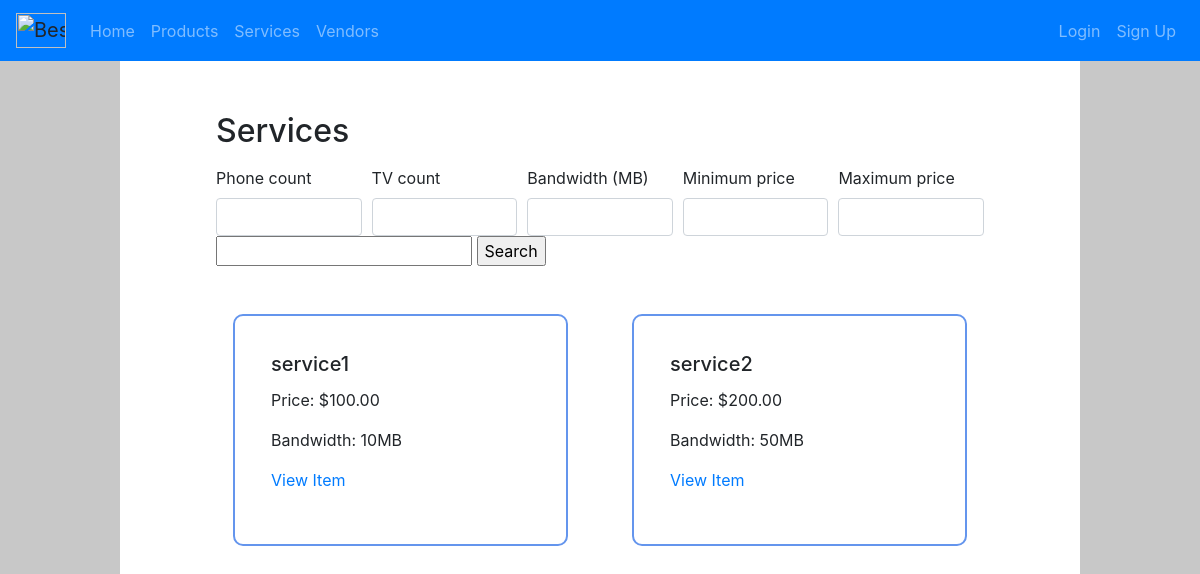
/products/services/, run on the app's committed database.
### products/models.py (models this page shows, shortened)
class Service(models.Model):
    name = models.CharField(max_length=200, null=False)
    price = models.DecimalField(max_digits=10, decimal_places=2, null=False)
    description = models.CharField(max_length=200, null=False)
    bandwidth = models.PositiveIntegerField(null=False, validators=[MinValueValidator(1), MaxValueValidator(100)],)
    vendor = models.ForeignKey(Vendor, verbose_name="vendor", on_delete=models.CASCADE, null=False)
    class Meta:
        ordering = ('name', 'bandwidth',)

### products/views.py (the view)
# urls.py: path("services/", views.services, name='services'),
def services(request):
    context = {}
    if request.POST.get('View', None):
        context["service"] = Service.objects.filter(id=request.POST.get("service"))
        return HttpResponseRedirect(reverse('item', args=(id,)), context)
    filters = {
        key: value
        for key, value in request.POST.items()
        if key in [] and value != ""
    }
    query_name = request.POST.get('name', None)
    if (query_name == None):
        query_name = ""
    qs = Service.objects.filter(name__contains=query_name, **filters)
    context["services"] = qs
    return render(request, 'services.html', context)

### templates/services.html (shortened to what this page needs)
{% extends "base.html" %}
{% block content %}
  <h2>Services</h2>
  <form action="" method="POST">
    <div class="form-row">
      <div class="col form-outline">
        <label class="form-label" for="phones">Phone count</label>
        <input type="number" min="{{ min_price }}" max="{{ max_price }}" id="min_price" name="min_price" class="form-control" />
      </div>
      <div class="col form-outline">
        <label class="form-label" for="tvs">TV count</label>
        <input type="number" min="{{ min_price }}" max="{{ max_price }}" id="min_price" name="min_price" class="form-control" />
      </div>
      <div class="col form-outline">
        <label class="form-label" for="bandwidth">Bandwidth (MB)</label>
        <input type="number" min="{{ min_price }}" max="{{ max_price }}" id="min_price" name="min_price" class="form-control" />
      </div>
      <div class="col form-outline">
        <label class="form-label" for="min_price">Minimum price</label>
        <input type="number" min="{{ min_price }}" max="{{ max_price }}" id="min_price" name="min_price" class="form-control" />
      </div>
      <div class="col form-outline">
        <label class="form-label" for="max_price">Maximum price</label>
        <input type="number" min="{{ min_price }}" max="{{ max_price }}" id="max_price" name="max_price" class="form-control" />
      </div>
    </div>
    <input type="text" name="name">
    <input type="submit" name="submit" value="Search">
  </form>
  <div class="row">
    {% for service in services %}
      <div class="col" id="product">
        <form action="add_to_cart" method="POST" value="{{ request.path }}">
          <div class="card-body">
            <h5 class="card-title">{{ service.name }}</h5>
            <p class="card-text">Price: ${{ service.price }}</p>
            <p class="card-text">Bandwidth: {{ service.bandwidth }}MB</p>
            <a href="{% url 'services' %}{{ service.id }}" class="card-link">View Item</a>
          </div>
        </form>
      </div>
      {% empty %}
        <div class="col" id="product">
          <p>No services yet</p>
        </div>
    {% endfor %}
  </div>
{% endblock %}

### static/style.css (style rules this page uses)
body { background-color: rgb(200, 200, 200); height: 100%; display: flex; flex-direction: column; padding-top: 16px; }
h2 { margin-bottom: 16px; }
#product { min-width: 256px; max-width: 384px; margin: 32px; }
#product, #text-box { padding: 16px; border-style: solid; border-radius: 10px; border-width: 2px; border-color: cornflowerblue; }

### data on the page
Service: name "service1", price "100.00", bandwidth "10"
Service: name "service2", price "200.00", bandwidth "50"
